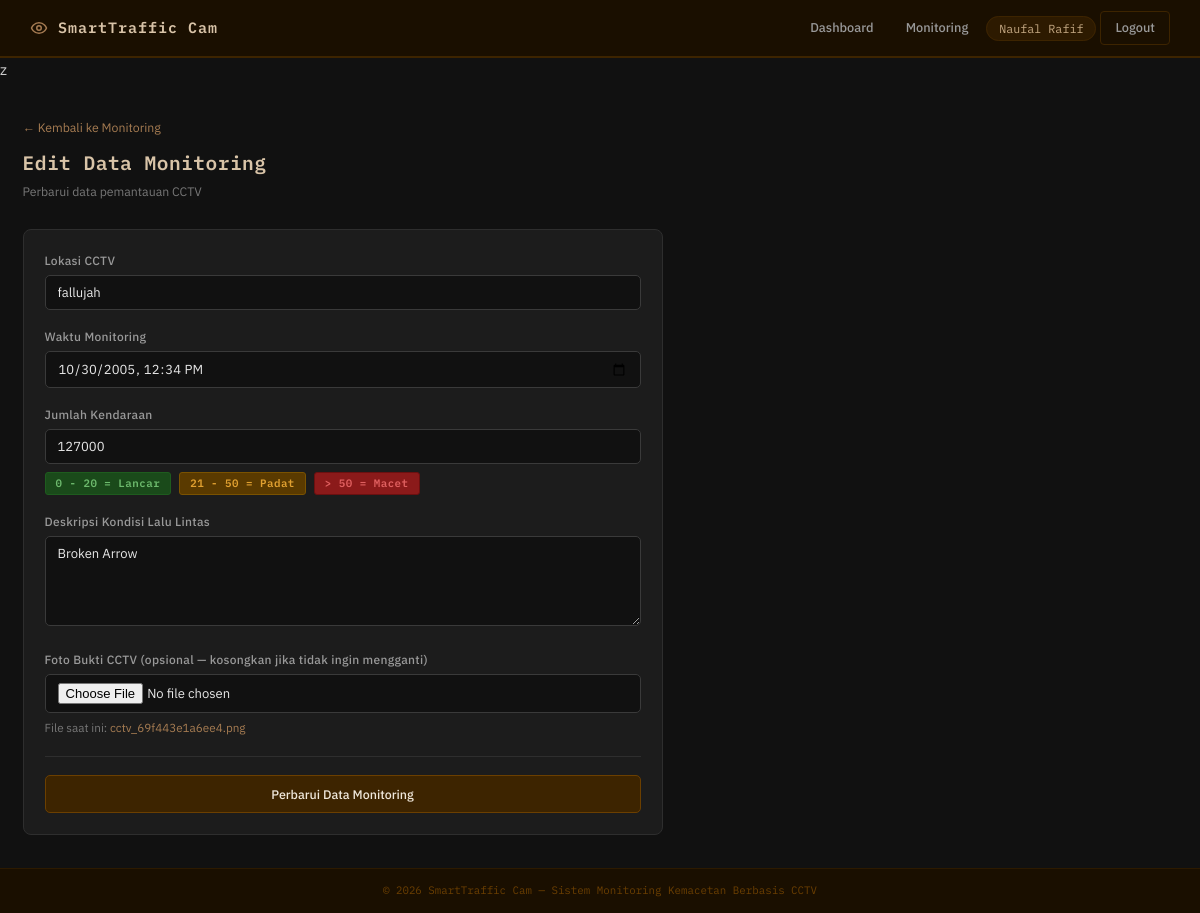
Screenshot of /edit_monitoring.php?id=2 (signed in) with the database file from the repository.
### tables this page shows
CREATE TABLE `monitoring` (
  `id` int(11) NOT NULL,
  `user_id` int(11) NOT NULL,
  `lokasi_cctv` varchar(150) NOT NULL,
  `waktu_monitoring` datetime NOT NULL,
  `jumlah_kendaraan` int(11) NOT NULL,
  `status_kemacetan` enum('Lancar','Padat','Macet') NOT NULL,
  `deskripsi` text NOT NULL,
  `foto_bukti` varchar(255) NOT NULL,
  `created_at` timestamp NOT NULL DEFAULT current_timestamp()
);

### edit_monitoring.php (the view, shortened to what this page needs)
<?php
require 'koneksi.php';
$uid = (int)$_SESSION['user_id'];
$id  = (int)($_GET['id'] ?? 0);
$r    = mysqli_query($conn, "SELECT * FROM monitoring WHERE id = $id AND user_id = $uid");
$data = mysqli_fetch_assoc($r);
?>
<!DOCTYPE html>
<html lang="id">
<head>
    <link rel="stylesheet" href="assets/style.css">
</head>
<body>
<?php require 'navbar.php'; ?>
<div class="page-wrapper">
    <a href="monitoring.php" class="back-link">&larr; Kembali ke Monitoring</a>
    <div class="page-title">Edit Data Monitoring</div>
    <div class="page-subtitle">Perbarui data pemantauan CCTV</div>
    <div class="card form-max">
        <div class="card-body">
            <form method="POST" enctype="multipart/form-data">
                <div class="form-group">
                    <label>Lokasi CCTV</label>
                    <input type="text" name="lokasi_cctv" value="<?= htmlspecialchars($_POST['lokasi_cctv'] ?? $data['lokasi_cctv']) ?>">
                </div>
                <div class="form-group">
                    <label>Waktu Monitoring</label>
                    <input type="datetime-local" name="waktu_monitoring" value="<?= htmlspecialchars($_POST['waktu_monitoring'] ?? date('Y-m-d\TH:i', strtotime($data['waktu_monitoring']))) ?>">
                </div>
                <div class="form-group">
                    <label>Jumlah Kendaraan</label>
                    <input type="number" name="jumlah_kendaraan" min="0" value="<?= htmlspecialchars($_POST['jumlah_kendaraan'] ?? $data['jumlah_kendaraan']) ?>">
                    <div class="hint-badges">
                        <span class="badge badge-lancar">0 - 20 = Lancar</span>
                        <span class="badge badge-padat">21 - 50 = Padat</span>
                        <span class="badge badge-macet">&gt; 50 = Macet</span>
                    </div>
                </div>
                <div class="form-group">
                    <label>Deskripsi Kondisi Lalu Lintas</label>
                    <textarea name="deskripsi"><?= htmlspecialchars($_POST['deskripsi'] ?? $data['deskripsi']) ?></textarea>
                </div>
                <div class="form-group">
                    <label>Foto Bukti CCTV (opsional &mdash; kosongkan jika tidak ingin mengganti)</label>
                    <input type="file" name="foto_bukti" accept=".jpg,.jpeg,.png">
                    <div class="file-current">
                        File saat ini: <a href="uploads/<?= htmlspecialchars($data['foto_bukti']) ?>" target="_blank"><?= htmlspecialchars($data['foto_bukti']) ?></a>
                    </div>
                </div>
                <div class="divider"></div>
                <button type="submit" class="btn btn-primary btn-block">Perbarui Data Monitoring</button>
            </form>
        </div>
    </div>
</div>
<?php require 'footer.php'; ?>
</body>
</html>

### assets/style.css (style rules this page uses)
:root { --brown-900: #1a0f00; --brown-800: #2d1a00; --brown-700: #3d2400; --brown-600: #6b3f00; --brown-500: #8B5E3C; --brown-400: #a67c52; --brown-300: #c4a882; --brown-200: #d9c4a8; --brown-100: #f0e8db; --gray-900: #111111; --gray-800: #1c1c1c; --gray-750: #242424; --gray-700: #2e2e2e; --gray-600: #3a3a3a; --gray-500: #555555; --gray-400: #777777; --gray-300: #999999; --gray-200: #cccccc; --gray-100: #e8e8e8; --white: #f5f0ea; --danger: #8b1a1a; --danger-light: #c0392b; --success: #1a4a1a; --success-light: #27ae60; --warning: #5a3a00; --warning-light: #d4830a; }
*, *::before, *::after { box-sizing: border-box; margin: 0; padding: 0; }
html { font-size: 15px; }
body { font-family: 'IBM Plex Sans', sans-serif; background-color: var(--gray-900); color: var(--gray-200); min-height: 100vh; display: flex; flex-direction: column; line-height: 1.6; }
a { color: var(--brown-300); text-decoration: none; }
.page-wrapper { flex: 1; padding: 2.2rem 1.5rem; max-width: 1200px; margin: 0 auto; width: 100%; }
.page-title { font-family: 'IBM Plex Mono', monospace; font-size: 1.3rem; font-weight: 600; color: var(--brown-200); letter-spacing: .5px; margin-bottom: .3rem; }
.page-subtitle { font-size: .82rem; color: var(--gray-400); margin-bottom: 1.8rem; }
.card { background: var(--gray-800); border: 1px solid var(--gray-700); border-radius: 8px; overflow: hidden; }
.card-body { padding: 1.4rem; }
.badge { display: inline-block; padding: 2px 10px; border-radius: 3px; font-family: 'IBM Plex Mono', monospace; font-size: .72rem; font-weight: 600; letter-spacing: .5px; }
.badge-lancar { background: var(--success); color: #6dba6d; border: 1px solid #1e5c1e; }
.badge-padat { background: var(--warning); color: #e0a030; border: 1px solid #7a5200; }
.badge-macet { background: var(--danger); color: #e06060; border: 1px solid #6b1010; }
.btn { display: inline-flex; align-items: center; gap: 5px; padding: 7px 18px; border-radius: 5px; font-family: 'IBM Plex Sans', sans-serif; font-size: .83rem; font-weight: 500; cursor: pointer; border: 1px solid transparent; transition: all .15s; text-decoration: none; }
.btn-primary { background: var(--brown-700); border-color: var(--brown-600); color: var(--brown-100); }
.btn-block { width: 100%; justify-content: center; padding: 10px; }
.form-group { margin-bottom: 1.1rem; }
label { display: block; font-size: .8rem; font-weight: 500; color: var(--gray-300); margin-bottom: .35rem; letter-spacing: .3px; }
input[type="text"], input[type="email"], input[type="password"], input[type="number"], input[type="datetime-local"], input[type="file"], textarea, select { width: 100%; background: var(--gray-900); border: 1px solid var(--gray-600); border-radius: 5px; padding: 8px 12px; color: var(--gray-100); font-family: 'IBM Plex Sans', sans-serif; font-size: .87rem; transition: border-color .15s; outline: none; }
input::placeholder, textarea::placeholder { color: var(--gray-500); }
textarea { resize: vertical; min-height: 90px; }
.divider { height: 1px; background: var(--gray-700); margin: 1.2rem 0; }
.back-link { font-size: .82rem; color: var(--brown-400); display: inline-flex; align-items: center; gap: 4px; margin-bottom: .6rem; }
.form-max { max-width: 640px; }
.file-current { font-size: .78rem; color: var(--gray-400); margin-top: .4rem; }
.file-current a { color: var(--brown-400); font-size: .78rem; }
.hint-badges { display: flex; gap: 8px; margin-top: .5rem; flex-wrap: wrap; }

### rows the page displays
monitoring: lokasi_cctv "fallujah", waktu_monitoring "10/30/2005 12:34", jumlah_kendaraan "127000", deskripsi "Broken Arrow", foto_bukti "cctv_69f443e1a6ee4.png"

### other values shown
$_SESSION['nama'] "Naufal Rafif"
